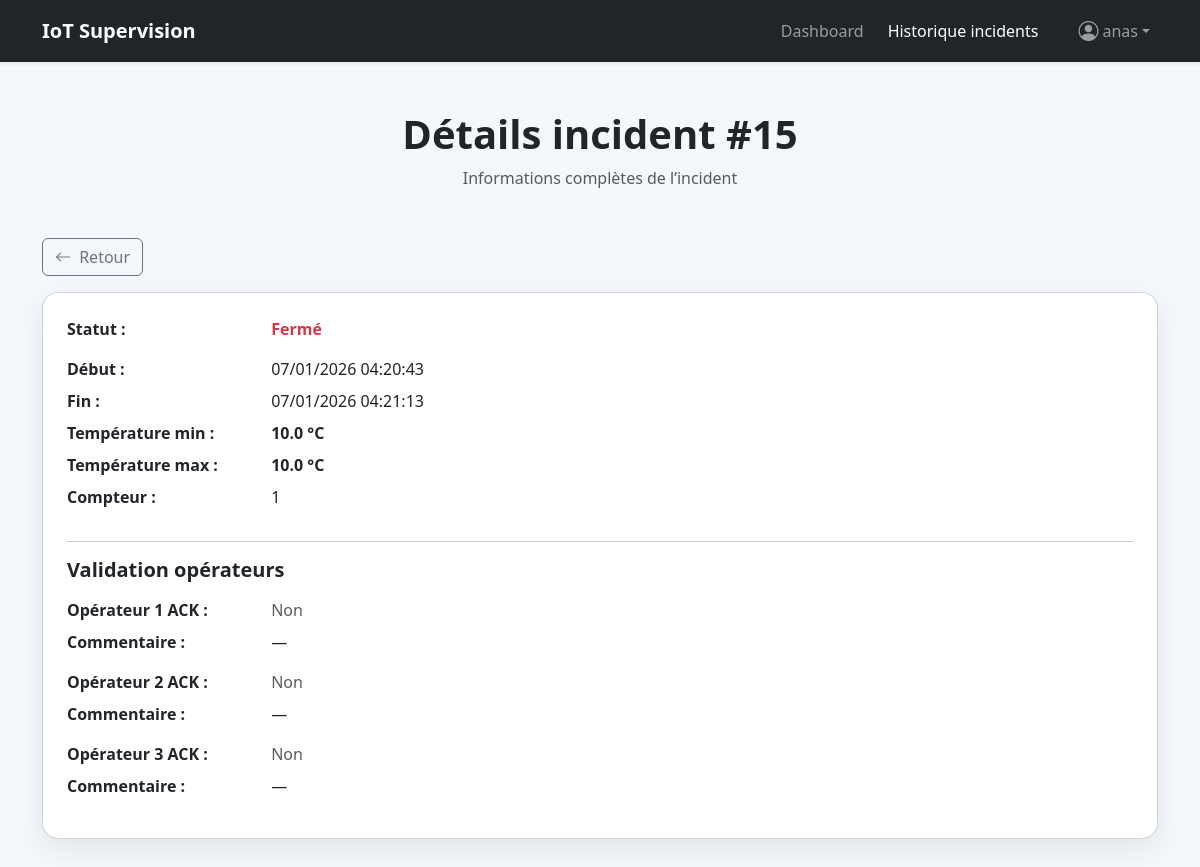
The page /incident/15/ (signed in) on the database its author committed.
### DHT/models.py (models this page shows, shortened)
class Incident(models.Model):
    start_at = models.DateTimeField(auto_now_add=True)
    end_at = models.DateTimeField(null=True, blank=True)
    is_open = models.BooleanField(default=True)
    counter = models.IntegerField(default=0)
    min_temp = models.FloatField(null=True, blank=True)
    max_temp = models.FloatField(default=0)
    op1_ack = models.BooleanField(default=False)
    op2_ack = models.BooleanField(default=False)
    op3_ack = models.BooleanField(default=False)
    op1_comment = models.TextField(blank=True)
    op2_comment = models.TextField(blank=True)
    op3_comment = models.TextField(blank=True)
    op1_saved_at = models.DateTimeField(null=True, blank=True)
    op2_saved_at = models.DateTimeField(null=True, blank=True)
    op3_saved_at = models.DateTimeField(null=True, blank=True)

### DHT/views.py (the view)
# urls.py: path("incident/<int:pk>/", views.incident_detail, name="incident_detail"),
@login_required
def incident_detail(request, pk):
    incident = get_object_or_404(Incident, pk=pk)
    return render(request, "incident_detail.html", {"incident": incident})

### templates/incident_detail.html (shortened to what this page needs)
<!doctype html>
<html lang="fr">
<head>
  <link href="https://cdn.jsdelivr.net/npm/bootstrap@5.3.2/dist/css/bootstrap.min.css" rel="stylesheet">
  <link href="https://cdn.jsdelivr.net/npm/bootstrap-icons@1.11.1/font/bootstrap-icons.css" rel="stylesheet">
</head>
<body>
<nav class="navbar navbar-dark navbar-expand-lg bg-dark shadow-sm">
  <div class="container">
    <a class="navbar-brand fw-bold" href="#">IoT Supervision</a>
    <div class="collapse navbar-collapse show">
      <ul class="navbar-nav ms-auto align-items-center gap-2">
        <li class="nav-item">
          <a class="nav-link" href="/">Dashboard</a>
        </li>
        <li class="nav-item">
          <a class="nav-link active" href="/incident/archive/">Historique incidents</a>
        </li>
        <li class="nav-item dropdown ms-3">
          <a class="nav-link dropdown-toggle d-flex align-items-center"
             href="#"
             role="button"
             data-bs-toggle="dropdown"
             aria-expanded="false">
            <i class="bi bi-person-circle fs-5 me-1"></i>
            {{ request.user.username }}
          </a>
        </li>
      </ul>
    </div>
  </div>
</nav>
<div class="container my-5 text-center">
  <h1 class="fw-bold">Détails incident #{{ incident.id }}</h1>
  <p class="text-muted">Informations complètes de l’incident</p>
</div>
<div class="container mb-3">
  <a href="{% url 'incident_archive' %}" class="btn btn-outline-secondary">
    <i class="bi bi-arrow-left me-1"></i> Retour
  </a>
</div>
<div class="container mb-5">
  <div class="card card-box p-4">
    <div class="mb-3">
      <span class="label">Statut :</span>
      {% if incident.is_open %}
        <span class="fw-semibold text-success">Ouvert</span>
      {% else %}
        <span class="fw-semibold text-danger">Fermé</span>
      {% endif %}
    </div>
    <div class="mb-2">
      <span class="label">Début :</span>
      {{ incident.start_at|date:"d/m/Y H:i:s" }}
    </div>
    <div class="mb-2">
      <span class="label">Fin :</span>
      {% if incident.is_open %}
        <span class="text-success fw-semibold">En cours</span>
      {% else %}
        {{ incident.end_at|date:"d/m/Y H:i:s" }}
      {% endif %}
    </div>
    <div class="mb-2">
      <span class="label">Température min :</span>
      <span class="fw-semibold">{{ incident.min_temp }} °C</span>
    </div>
    <div class="mb-2">
      <span class="label">Température max :</span>
      <span class="fw-semibold">{{ incident.max_temp }} °C</span>
    </div>
    <div class="mb-3">
      <span class="label">Compteur :</span>
      {{ incident.counter }}
    </div>
    <hr>
    <h5 class="fw-bold mb-3">Validation opérateurs</h5>
    <div class="mb-2">
      <span class="label">Opérateur 1 ACK :</span>
      {% if incident.op1_ack %}
        <span class="text-success fw-semibold">Oui</span>
      {% else %}
        <span class="text-muted">Non</span>
      {% endif %}
    </div>
    <div class="mb-3">
      <span class="label">Commentaire :</span>
      {{ incident.op1_comment|default:"—" }}
    </div>
    <div class="mb-2">
      <span class="label">Opérateur 2 ACK :</span>
      {% if incident.op2_ack %}
        <span class="text-success fw-semibold">Oui</span>
      {% else %}
        <span class="text-muted">Non</span>
      {% endif %}
    </div>
    <div class="mb-3">
      <span class="label">Commentaire :</span>
      {{ incident.op2_comment|default:"—" }}
    </div>
    <div class="mb-2">
      <span class="label">Opérateur 3 ACK :</span>
      {% if incident.op3_ack %}
        <span class="text-success fw-semibold">Oui</span>
      {% else %}
        <span class="text-muted">Non</span>
      {% endif %}
    </div>
    <div class="mb-3">
      <span class="label">Commentaire :</span>
      {{ incident.op3_comment|default:"—" }}
    </div>
  </div>
</div>
</body>
</html>

### templates/incident_detail.html (style rules this page uses)
body { background: #f4f7fb; }
.card-box { border-radius: 1rem; box-shadow: 0 10px 30px rgba(0,0,0,.08); }
.label { font-weight: 600; width: 200px; display: inline-block; }

### rows shown on the page
Incident: id "15", start_at "07/01/2026 04:20:43", end_at "07/01/2026 04:21:13", min_temp "10.0", max_temp "10.0", counter "1", op1_comment "—", op2_comment "—", op3_comment "—"

### other values the page prints
{{ request.user.username }} "anas"
